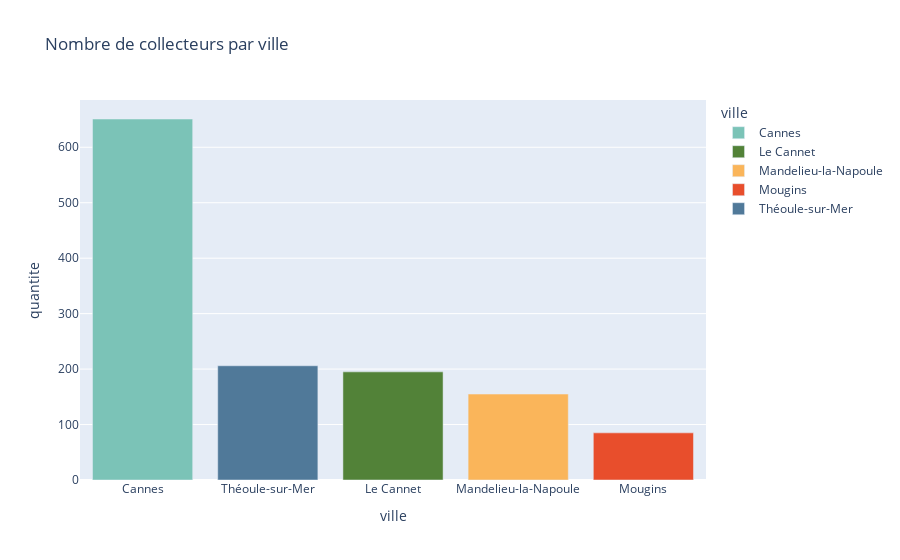

Notebook source saved alongside this figure:
### Code cell
# Utilisation du diagramme à barres
dataCollecteursQuantiteVille = dataCollecteurs.groupby(by=["ville"])["quantite"].sum().reset_index(name="quantite")

fig = px.bar(dataCollecteursQuantiteVille, x="ville", y="quantite", color="ville", width=900, color_discrete_map=dictVillesCouleurs, title="Nombre de collecteurs par ville")
fig.update_xaxes(categoryorder="total descending")

### Figure 1 — Plotly figure (JSON) as saved in the notebook; plotly's stock layout.template omitted (floating-point values rounded to 4 significant figures)
{"data": [{"alignmentgroup": "True", "hovertemplate": "ville=%{x}<br>quantite=%{y}<extra></extra>", "legendgroup": "Cannes", "marker": {"color": "#7bc3b7"}, "name": "Cannes", "offsetgroup": "Cannes", "orientation": "v", "showlegend": true, "textposition": "auto", "type": "bar", "x": ["Cannes"], "xaxis": "x", "y": [651], "yaxis": "y"}, {"alignmentgroup": "True", "hovertemplate": "ville=%{x}<br>quantite=%{y}<extra></extra>", "legendgroup": "Le Cannet", "marker": {"color": "#528238"}, "name": "Le Cannet", "offsetgroup": "Le Cannet", "orientation": "v", "showlegend": true, "textposition": "auto", "type": "bar", "x": ["Le Cannet"], "xaxis": "x", "y": [195], "yaxis": "y"}, {"alignmentgroup": "True", "hovertemplate": "ville=%{x}<br>quantite=%{y}<extra></extra>", "legendgroup": "Mandelieu-la-Napoule", "marker": {"color": "#fab55a"}, "name": "Mandelieu-la-Napoule", "offsetgroup": "Mandelieu-la-Napoule", "orientation": "v", "showlegend": true, "textposition": "auto", "type": "bar", "x": ["Mandelieu-la-Napoule"], "xaxis": "x", "y": [155], "yaxis": "y"}, {"alignmentgroup": "True", "hovertemplate": "ville=%{x}<br>quantite=%{y}<extra></extra>", "legendgroup": "Mougins", "marker": {"color": "#e84e2c"}, "name": "Mougins", "offsetgroup": "Mougins", "orientation": "v", "showlegend": true, "textposition": "auto", "type": "bar", "x": ["Mougins"], "xaxis": "x", "y": [85], "yaxis": "y"}, {"alignmentgroup": "True", "hovertemplate": "ville=%{x}<br>quantite=%{y}<extra></extra>", "legendgroup": "Théoule-sur-Mer", "marker": {"color": "#507999"}, "name": "Théoule-sur-Mer", "offsetgroup": "Théoule-sur-Mer", "orientation": "v", "showlegend": true, "textposition": "auto", "type": "bar", "x": ["Théoule-sur-Mer"], "xaxis": "x", "y": [206], "yaxis": "y"}], "layout": {"barmode": "relative", "legend": {"title": {"text": "ville"}, "tracegroupgap": 0}, "title": {"text": "Nombre de collecteurs par ville"}, "width": 900, "xaxis": {"anchor": "y", "categoryarray": ["Cannes", "Le Cannet", "Mandelieu-la-Napoule", "Mougins", "Théoule-sur-Mer"], "categoryorder": "total descending", "domain": [0, 1], "title": {"text": "ville"}}, "yaxis": {"anchor": "x", "domain": [0, 1], "title": {"text": "quantite"}}}}
